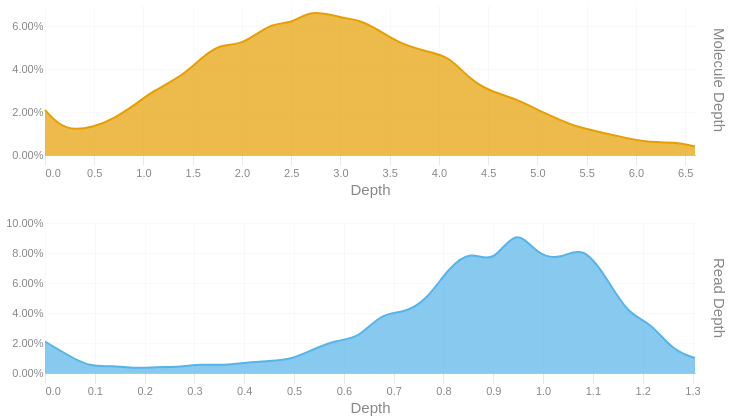

Write notebook code for a chart like this one.
### Code cell
readdep = depth_hist(tb['Read Depth'], q99, 3)
readdep = readdep.with_columns(pl.lit('Read Depth').alias('Metric'))
if not SKIPLR:
    moldep = depth_hist(tb['Molecule Depth'], mol_q99, 1)
    moldep = moldep.with_columns(pl.lit('Molecule Depth').alias('Metric'))
    _hist = pl.concat([readdep, moldep])
    _hist = _hist.filter(pl.col('Proportion') != 0)
    with SafeRender(_hist):
        (
            alt.Chart(_hist)        
            .mark_area(interpolate = "basis")
            .encode(
                x=alt.X('Bin:Q').scale(domainMin=0).axis(alt.Axis(title='Depth')),
                y = alt.Y('Proportion:Q', title = None).axis(format = '.2%'),
                color = alt.Color('Metric:N').legend(None),
                row = alt.Row("Metric:N").header(title = None, labelOrient = 'right'),
                tooltip = [
                    alt.Tooltip("Metric:N", title = "Metric"),
                    alt.Tooltip('Interval:N', title = "Depth Interval"),
                    alt.Tooltip('Proportion:Q', title = "% Alignments").format('.2%')
                ]
            )
            .resolve_scale(x='independent', y='independent')
            .properties(
                height = 150, width = 650,
                usermeta={'embedOptions': {'downloadFileName': f'{samplename}.depth.hist'}}
            )
        ).display()
else:
    readdep = readdep.filter(pl.col('Proportion') != 0)
    with SafeRender(readdep):
        (
            alt.Chart(readdep)        
            .mark_area(interpolate = "basis")
            .encode(
                x=alt.X('Bin:Q').scale(domainMin=0).axis(alt.Axis(title='Depth')),
                y = alt.Y('Proportion:Q', title = None).axis(format = '.2%'),
                tooltip = [
                    alt.Tooltip('Interval:N', title = "Depth Interval"),
                    alt.Tooltip('Proportion:Q', title = "% Alignments").format('.2%')
                ]
            )
            .properties(
                usermeta={'embedOptions': {'downloadFileName': f'{samplename}.depth.hist'}}
            )
        ).display()

### Figure 1 — Vega-Lite specification as saved in the notebook (floating-point values rounded to 4 significant figures)
{"width": 650, "height": 150, "config": {"title": {"anchor": "start", "dy": -15, "fontSize": 18, "color": "#888888", "subtitleColor": "#888888", "subtitleFontSize": 14}, "arc": {"fill": "#0072B2"}, "axis": {"domainColor": "#888888", "domainWidth": 0.5, "gridWidth": 0.2, "grid": false, "titleFontWeight": 400, "titleFontSize": 15, "labelFontSize": 11, "labelColor": "#888888", "tickColor": "#888888", "tickWidth": 0.2, "titleColor": "#888888"}, "axisBand": {"grid": false}, "axisX": {"grid": true, "tickSize": 10, "domainCap": "round"}, "axisY": {"domain": false, "grid": true, "tickSize": 0, "domainCap": "round"}, "background": "transparent", "header": {"labelFontSize": 15, "labelColor": "#888888", "titleFontSize": 15, "titleFontWeight": 600, "titleColor": "#888888"}, "legend": {"labelFont": "sans-serif", "labelFontSize": 12, "labelColor": "#888888", "symbolSize": 100, "symbolType": "circle", "titleFontSize": 12, "titlePadding": 10, "titleColor": "#888888", "title": null}, "range": {"category": ["#E69F00", "#56B4E9", "#009E73", "#F0E442", "#0072B2", "#D55E00", "#CC79A7", "#000000"], "diverging": ["#cfe8f3", "#a2d4ec", "#73bfe2", "#46abdb", "#1696d2", "#12719e"]}, "area": {"fill": "#0072B2", "fillOpacity": 0.7, "line": true, "strokeOpacity": 0.7}, "line": {"color": "#0072B2", "stroke": "#0072B2", "strokeWidth": 2}, "trail": {"color": "#0072B2", "stroke": "#0072B2", "strokeWidth": 0, "size": 1}, "point": {"filled": true, "fillOpacity": 1.0, "size": 95}, "text": {"color": "#888888", "fontSize": 11, "align": "right", "fontWeight": 400, "size": 11}, "bar": {"fill": "#0072B2", "stroke": null}, "view": {"stroke": null, "continuousWidth": 660, "continuousHeight": 400}}, "data": {"name": "data-86d084f3bb3c6b0ae9d62d71cc43f646"}, "mark": {"type": "area", "interpolate": "basis"}, "encoding": {"color": {"field": "Metric", "legend": null, "type": "nominal"}, "row": {"field": "Metric", "header": {"title": null, "labelOrient": "right"}, "type": "nominal"}, "tooltip": [{"field": "Metric", "title": "Metric", "type": "nominal"}, {"field": "Interval", "title": "Depth Interval", "type": "nominal"}, {"field": "Proportion", "format": ".2%", "title": "% Alignments", "type": "quantitative"}], "x": {"axis": {"title": "Depth"}, "field": "Bin", "scale": {"domainMin": 0}, "type": "quantitative"}, "y": {"axis": {"format": ".2%"}, "field": "Proportion", "title": null, "type": "quantitative"}}, "resolve": {"scale": {"x": "independent", "y": "independent"}}, "usermeta": {"embedOptions": {"downloadFileName": "S3_Waccamaw_1709.depth.hist"}}, "$schema": "https://vega.github.io/schema/vega-lite/v6.1.0.json", "datasets": {"data-86d084f3bb3c6b0ae9d62d71cc43f646": [{"Bin": 0.0, "Interval": "0.0-0.045", "Proportion": 0.021, "Metric": "Read Depth"}, {"Bin": 0.045, "Interval": "0.045-0.09", "Proportion": 0.012, "Metric": "Read Depth"}, {"Bin": 0.09, "Interval": "0.09-0.135", "Proportion": 0.004, "Metric": "Read Depth"}, {"Bin": 0.135, "Interval": "0.135-0.18", "Proportion": 0.005, "Metric": "Read Depth"}, {"Bin": 0.18, "Interval": "0.18-0.225", "Proportion": 0.003, "Metric": "Read Depth"}, {"Bin": 0.225, "Interval": "0.225-0.27", "Proportion": 0.004, "Metric": "Read Depth"}, {"Bin": 0.27, "Interval": "0.27-0.315", "Proportion": 0.004, "Metric": "Read Depth"}, {"Bin": 0.315, "Interval": "0.315-0.36", "Proportion": 0.006, "Metric": "Read Depth"}, {"Bin": 0.36, "Interval": "0.36-0.405", "Proportion": 0.005, "Metric": "Read Depth"}, {"Bin": 0.405, "Interval": "0.405-0.45", "Proportion": 0.007, "Metric": "Read Depth"}, {"Bin": 0.45, "Interval": "0.45-0.495", "Proportion": 0.008, "Metric": "Read Depth"}, {"Bin": 0.495, "Interval": "0.495-0.54", "Proportion": 0.009, "Metric": "Read Depth"}, {"Bin": 0.54, "Interval": "0.54-0.585", "Proportion": 0.016, "Metric": "Read Depth"}, {"Bin": 0.585, "Interval": "0.585-0.63", "Proportion": 0.022, "Metric": "Read Depth"}, {"Bin": 0.63, "Interval": "0.63-0.675", "Proportion": 0.023, "Metric": "Read Depth"}, {"Bin": 0.675, "Interval": "0.675-0.72", "Proportion": 0.04, "Metric": "Read Depth"}, {"Bin": 0.72, "Interval": "0.72-0.765", "Proportion": 0.04, "Metric": "Read Depth"}, {"Bin": 0.765, "Interval": "0.765-0.81", "Proportion": 0.048, "Metric": "Read Depth"}, {"Bin": 0.81, "Interval": "0.81-0.855", "Proportion": 0.07, "Metric": "Read Depth"}, {"Bin": 0.855, "Interval": "0.855-0.9", "Proportion": 0.082, "Metric": "Read Depth"}, {"Bin": 0.9, "Interval": "0.9-0.945", "Proportion": 0.072, "Metric": "Read Depth"}, {"Bin": 0.945, "Interval": "0.945-0.99", "Proportion": 0.098, "Metric": "Read Depth"}, {"Bin": 0.99, "Interval": "0.99-1.035", "Proportion": 0.078, "Metric": "Read Depth"}, {"Bin": 1.035, "Interval": "1.035-1.08", "Proportion": 0.076, "Metric": "Read Depth"}, {"Bin": 1.08, "Interval": "1.08-1.125", "Proportion": 0.085, "Metric": "Read Depth"}, {"Bin": 1.125, "Interval": "1.125-1.17", "Proportion": 0.065, "Metric": "Read Depth"}, {"Bin": 1.17, "Interval": "1.17-1.215", "Proportion": 0.039, "Metric": "Read Depth"}, {"Bin": 1.215, "Interval": "1.215-1.26", "Proportion": 0.034, "Metric": "Read Depth"}, {"Bin": 1.26, "Interval": "1.26-1.305", "Proportion": 0.015, "Metric": "Read Depth"}, {"Bin": 1.305, "Interval": "1.305-1.35", "Proportion": 0.01, "Metric": "Read Depth"}, {"Bin": 0.0, "Interval": "0.0-0.2", "Proportion": 0.021, "Metric": "Molecule Depth"}, {"Bin": 0.2, "Interval": "0.2-0.5", "Proportion": 0.011, "Metric": "Molecule Depth"}, {"Bin": 0.5, "Interval": "0.5-0.7", "Proportion": 0.013, "Metric": "Molecule Depth"}, {"Bin": 0.7, "Interval": "0.7-0.9", "Proportion": 0.017, "Metric": "Molecule Depth"}, {"Bin": 0.9, "Interval": "0.9-1.1", "Proportion": 0.023, "Metric": "Molecule Depth"}, {"Bin": 1.1, "Interval": "1.1-1.4", "Proportion": 0.03, "Metric": "Molecule Depth"}, {"Bin": 1.4, "Interval": "1.4-1.6", "Proportion": 0.037, "Metric": "Molecule Depth"}, {"Bin": 1.6, "Interval": "1.6-1.8", "Proportion": 0.046, "Metric": "Molecule Depth"}, {"Bin": 1.8, "Interval": "1.8-2.0", "Proportion": 0.052, "Metric": "Molecule Depth"}, {"Bin": 2.0, "Interval": "2.0-2.3", "Proportion": 0.051, "Metric": "Molecule Depth"}, {"Bin": 2.3, "Interval": "2.3-2.5", "Proportion": 0.062, "Metric": "Molecule Depth"}, {"Bin": 2.5, "Interval": "2.5-2.7", "Proportion": 0.061, "Metric": "Molecule Depth"}, {"Bin": 2.7, "Interval": "2.7-3.0", "Proportion": 0.068, "Metric": "Molecule Depth"}, {"Bin": 3.0, "Interval": "3.0-3.2", "Proportion": 0.064, "Metric": "Molecule Depth"}, {"Bin": 3.2, "Interval": "3.2-3.4", "Proportion": 0.063, "Metric": "Molecule Depth"}, {"Bin": 3.4, "Interval": "3.4-3.6", "Proportion": 0.058, "Metric": "Molecule Depth"}, {"Bin": 3.6, "Interval": "3.6-3.9", "Proportion": 0.052, "Metric": "Molecule Depth"}, {"Bin": 3.9, "Interval": "3.9-4.1", "Proportion": 0.048, "Metric": "Molecule Depth"}, {"Bin": 4.1, "Interval": "4.1-4.3", "Proportion": 0.046, "Metric": "Molecule Depth"}, {"Bin": 4.3, "Interval": "4.3-4.5", "Proportion": 0.036, "Metric": "Molecule Depth"}, {"Bin": 4.5, "Interval": "4.5-4.8", "Proportion": 0.03, "Metric": "Molecule Depth"}, {"Bin": 4.8, "Interval": "4.8-5.0", "Proportion": 0.026, "Metric": "Molecule Depth"}, {"Bin": 5.0, "Interval": "5.0-5.2", "Proportion": 0.021, "Metric": "Molecule Depth"}, {"Bin": 5.2, "Interval": "5.2-5.4", "Proportion": 0.017, "Metric": "Molecule Depth"}, {"Bin": 5.4, "Interval": "5.4-5.7", "Proportion": 0.013, "Metric": "Molecule Depth"}, {"Bin": 5.7, "Interval": "5.7-5.9", "Proportion": 0.01, "Metric": "Molecule Depth"}, {"Bin": 5.9, "Interval": "5.9-6.1", "Proportion": 0.008, "Metric": "Molecule Depth"}, {"Bin": 6.1, "Interval": "6.1-6.4", "Proportion": 0.006, "Metric": "Molecule Depth"}, {"Bin": 6.4, "Interval": "6.4-6.6", "Proportion": 0.006, "Metric": "Molecule Depth"}, {"Bin": 6.6, "Interval": "6.6-6.81", "Proportion": 0.004, "Metric": "Molecule Depth"}]}}
